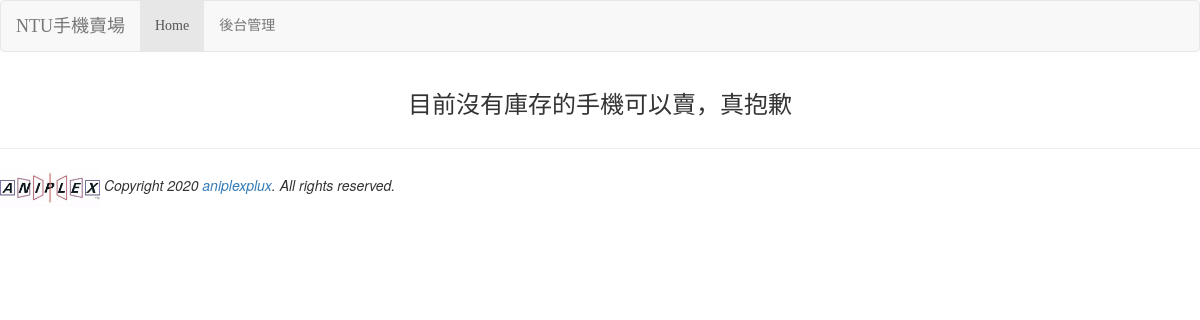
Before: / with the older database file.
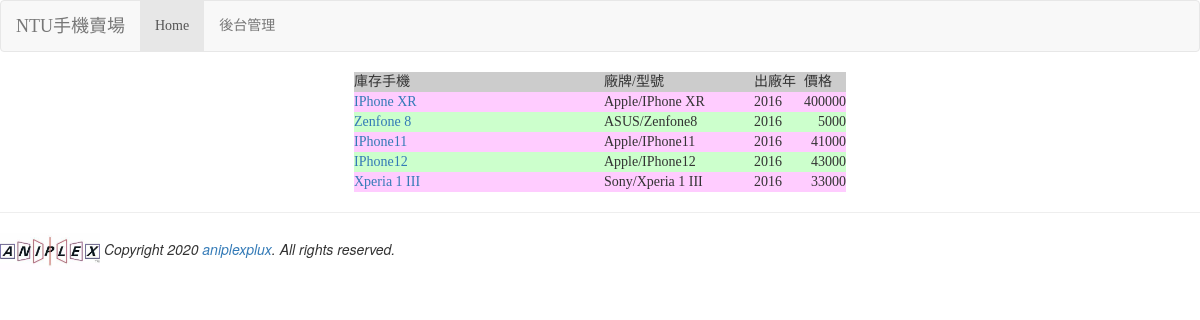
After: the same page with the newer database file.
### mysite/models.py (models this page shows, shortened)
class Product(models.Model):
    pmodel = models.ForeignKey(PModel, on_delete=models.CASCADE, verbose_name='型號')
    nickname = models.CharField(max_length=15, default='超值二手機', verbose_name='摘要')
    description = models.TextField(default='暫無說明')
    year = models.PositiveIntegerField(default=2016, verbose_name='出廠年份')
    price = models.PositiveIntegerField(default=0, verbose_name='價格')

class PModel(models.Model):
    maker = models.ForeignKey(Maker, on_delete=models.CASCADE)
    name = models.CharField(max_length=40)
    url = models.URLField(default='http://i.imgur.com/Ous4iGB.png')
    def __str__(self):
        return self.name

class Maker(models.Model):
    name = models.CharField(max_length=20)
    country = models.CharField(max_length=10)

### mysite/views.py (the view)
# urls.py: path('', views.index),
def index(request):
    products = models.Product.objects.all()
    return render(request, 'index.html', locals())

### mysite/templates/index.html (shortened to what this page needs)
{% extends "base.html" %}
{% block content %}
    <div class='container' align=center>
        {% for p in products %}
            {% if forloop.first %}
            <table>
                <tr bgcolor='#cccccc'>
                    <td width=250>庫存手機</td>
                    <td width=150>廠牌/型號</td>
                    <td width=50>出廠年</td>
                    <td>價格</td></tr>
            {% endif %}
            <tr bgcolor='{% cycle "#ffccff" "ccffcc" %}'>
                <td><a href='{% url "detail-url" p.id %}'>{{ p.nickname }}</a></td>
                <td>{{ p.pmodel.maker.name }}/{{ p.pmodel }}</td>
                <td>{{ p.year }}</td>
                <td align=right>{{ p.price }}</td>
            </tr>
        {% if forloop.last %}
            </table>
        {% endif %}
        {% empty %}
            <h3>目前沒有庫存的手機可以賣，真抱歉</h3>
        {% endfor %}
    </div>
{% endblock %}

### mysite/templates/base.html (shortened to what this page needs)
<!DOCTYPE html>
<html>
    <head> <meta charset='utf-8'>
        <link rel="stylesheet" href="https://maxcdn.bootstrapcdn.com/bootstrap/3.3.6/css/bootstrap.min.css">
        <link rel="stylesheet" href="https://maxcdn.bootstrapcdn.com/bootstrap/3.3.6/css/bootstraptheme.min.css">
    </head>
    <body>
        {% include "header.html" %}
        {% block content %}{% endblock %}
        {% include "footer.html" %}
    </body>
</html>

### mysite/templates/header.html
<nav class='navbar navbar-default'>
    <div class='container-fluid'>
        <div class='navbar-header'>
            <div class='navbar-brand' align=center>
                NTU手機賣場
            </div>
        </div>
        <ul class='nav navbar-nav'>
            <li class='active'><a href='/'>Home</a></li>
            <li><a href='/admin'>後台管理</a></li>
        </ul>
    </div>
</nav>

### mysite/templates/footer.html
<hr>
    {% load static %}
    <img src="{% static "images/logo.png" %}" width=100>
    <em>Copyright 2020 <a href='https://www.aniplexplus.com/'>aniplexplux</a>. All rights reserved.</em>

### mysite/templates/base.html (style rules this page uses)
h1, h2, h3, h4, h5, p, div { font-family: 微軟正黑體; }

Changed rows visible on the page:
added Product: shows "庫存手機", nickname "IPhone XR", pmodel.maker.name "Apple", pmodel "IPhone XR", year "2016", price "400000"
added Product: nickname "Zenfone 8", pmodel.maker.name "ASUS", pmodel "Zenfone8", year "2016", price "5000"
added Product: nickname "IPhone11", pmodel.maker.name "Apple", pmodel "IPhone11", year "2016", price "41000"
added Product: nickname "IPhone12", pmodel.maker.name "Apple", pmodel "IPhone12", year "2016", price "43000"
added Product: nickname "Xperia 1 III", pmodel.maker.name "Sony", pmodel "Xperia 1 III", year "2016", price "33000"
Other visible differences:
text no longer shown: "目前沒有庫存的手機可以賣，真抱歉"
